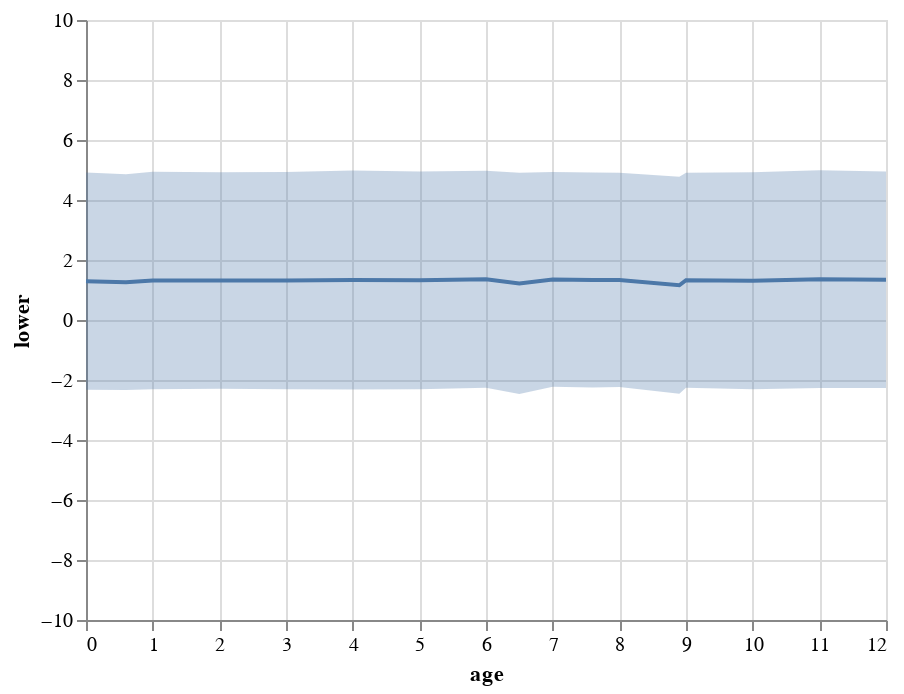

Notebook code for this chart:
### Code cell
line = alt.Chart(summaries).mark_line().encode(
    x="age",
    y=alt.Y('mean', scale=alt.Scale(domain=(-10, 10)))
)

band = alt.Chart(summaries).mark_errorband().encode(
    x='age',
    y='lower',
    y2='upper'
)

line+band

### Figure 1 — Vega-Lite specification as saved in the notebook (floating-point values rounded to 4 significant figures)
{"config": {"view": {"continuousWidth": 400, "continuousHeight": 300}}, "layer": [{"mark": "line", "encoding": {"x": {"field": "age", "type": "quantitative"}, "y": {"field": "mean", "scale": {"domain": [-10, 10]}, "type": "quantitative"}}}, {"mark": "errorband", "encoding": {"x": {"field": "age", "type": "quantitative"}, "y": {"field": "lower", "type": "quantitative"}, "y2": {"field": "upper"}}}], "data": {"name": "data-944619d2dae7d1e5732a5595c1781240"}, "$schema": "https://vega.github.io/schema/vega-lite/v4.17.0.json", "datasets": {"data-944619d2dae7d1e5732a5595c1781240": [{"age": 0.0, "mean": 1.295, "sd": 3.621, "lower": -2.326, "upper": 4.917}, {"age": 0.6, "mean": 1.261, "sd": 3.593, "lower": -2.331, "upper": 4.854}, {"age": 1.0, "mean": 1.316, "sd": 3.624, "lower": -2.308, "upper": 4.94}, {"age": 2.0, "mean": 1.317, "sd": 3.608, "lower": -2.29, "upper": 4.925}, {"age": 3.0, "mean": 1.315, "sd": 3.62, "lower": -2.305, "upper": 4.936}, {"age": 4.0, "mean": 1.334, "sd": 3.65, "lower": -2.316, "upper": 4.984}, {"age": 5.0, "mean": 1.322, "sd": 3.627, "lower": -2.305, "upper": 4.949}, {"age": 6.0, "mean": 1.359, "sd": 3.613, "lower": -2.254, "upper": 4.972}, {"age": 6.5, "mean": 1.22, "sd": 3.69, "lower": -2.47, "upper": 4.909}, {"age": 7.0, "mean": 1.353, "sd": 3.581, "lower": -2.229, "upper": 4.934}, {"age": 7.6, "mean": 1.333, "sd": 3.581, "lower": -2.248, "upper": 4.914}, {"age": 8.0, "mean": 1.335, "sd": 3.572, "lower": -2.237, "upper": 4.907}, {"age": 8.9, "mean": 1.159, "sd": 3.614, "lower": -2.455, "upper": 4.773}, {"age": 9.0, "mean": 1.326, "sd": 3.581, "lower": -2.255, "upper": 4.907}, {"age": 10.0, "mean": 1.31, "sd": 3.618, "lower": -2.308, "upper": 4.928}, {"age": 11.0, "mean": 1.362, "sd": 3.63, "lower": -2.269, "upper": 4.992}, {"age": 12.0, "mean": 1.34, "sd": 3.61, "lower": -2.27, "upper": 4.95}]}}
